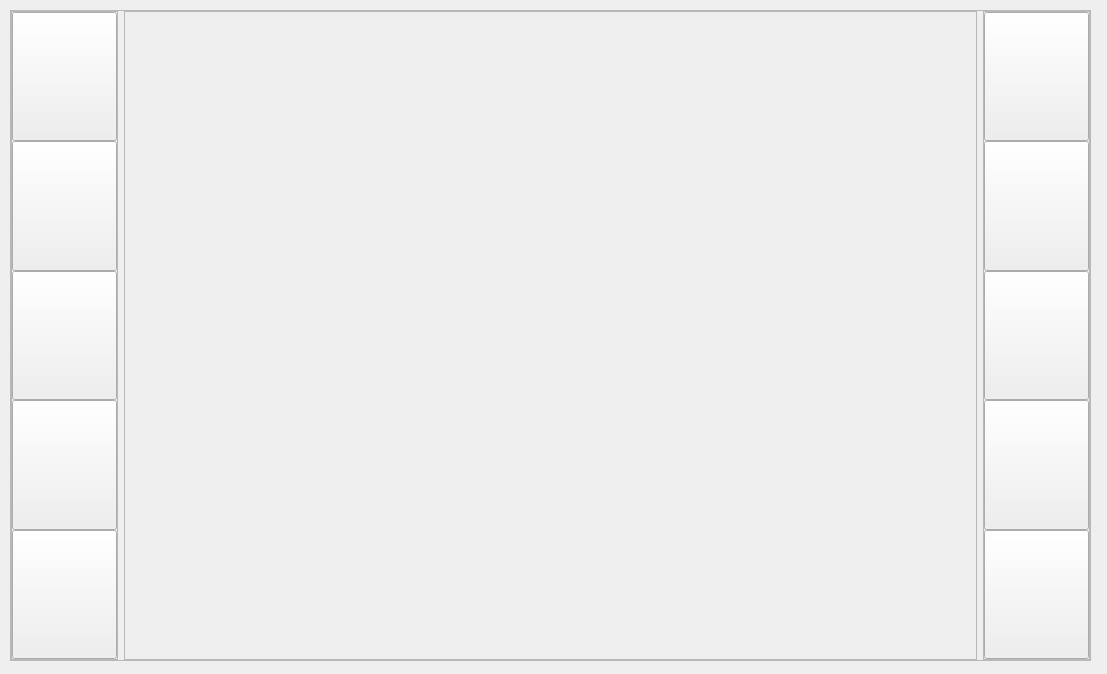
<?xml version="1.0" encoding="UTF-8"?>
<ui version="4.0">
 <class>CanastaMainWindow</class>
 <widget class="QMainWindow" name="CanastaMainWindow">
  <property name="geometry">
   <rect>
    <x>0</x>
    <y>0</y>
    <width>1107</width>
    <height>674</height>
   </rect>
  </property>
  <property name="windowTitle">
   <string>CanastaMainWindow</string>
  </property>
  <widget class="QWidget" name="canastaCentralWidget">
   <widget class="QFrame" name="mainFrame">
    <property name="geometry">
     <rect>
      <x>10</x>
      <y>10</y>
      <width>1081</width>
      <height>651</height>
     </rect>
    </property>
    <property name="frameShape">
     <enum>QFrame::StyledPanel</enum>
    </property>
    <property name="frameShadow">
     <enum>QFrame::Sunken</enum>
    </property>
    <layout class="QHBoxLayout" name="horizontalLayout" stretch="10,80,10">
     <property name="leftMargin">
      <number>0</number>
     </property>
     <property name="topMargin">
      <number>0</number>
     </property>
     <property name="rightMargin">
      <number>0</number>
     </property>
     <property name="bottomMargin">
      <number>0</number>
     </property>
     <item>
      <widget class="QFrame" name="leftButtonsFrame">
       <property name="frameShape">
        <enum>QFrame::StyledPanel</enum>
       </property>
       <property name="frameShadow">
        <enum>QFrame::Raised</enum>
       </property>
       <layout class="QVBoxLayout" name="verticalLayout">
        <property name="spacing">
         <number>0</number>
        </property>
        <property name="leftMargin">
         <number>0</number>
        </property>
        <property name="topMargin">
         <number>0</number>
        </property>
        <property name="rightMargin">
         <number>0</number>
        </property>
        <property name="bottomMargin">
         <number>0</number>
        </property>
        <item>
         <widget class="QPushButton" name="leftPushButton1">
          <property name="sizePolicy">
           <sizepolicy hsizetype="Minimum" vsizetype="Expanding">
            <horstretch>0</horstretch>
            <verstretch>0</verstretch>
           </sizepolicy>
          </property>
          <property name="text">
           <string/>
          </property>
         </widget>
        </item>
        <item>
         <widget class="QPushButton" name="leftPushButton2">
          <property name="sizePolicy">
           <sizepolicy hsizetype="Minimum" vsizetype="Expanding">
            <horstretch>0</horstretch>
            <verstretch>0</verstretch>
           </sizepolicy>
          </property>
          <property name="text">
           <string/>
          </property>
         </widget>
        </item>
        <item>
         <widget class="QPushButton" name="leftPushButton3">
          <property name="sizePolicy">
           <sizepolicy hsizetype="Minimum" vsizetype="Expanding">
            <horstretch>0</horstretch>
            <verstretch>0</verstretch>
           </sizepolicy>
          </property>
          <property name="text">
           <string/>
          </property>
         </widget>
        </item>
        <item>
         <widget class="QPushButton" name="leftPushButton4">
          <property name="sizePolicy">
           <sizepolicy hsizetype="Minimum" vsizetype="Expanding">
            <horstretch>0</horstretch>
            <verstretch>0</verstretch>
           </sizepolicy>
          </property>
          <property name="text">
           <string/>
          </property>
         </widget>
        </item>
        <item>
         <widget class="QPushButton" name="leftPushButton5">
          <property name="sizePolicy">
           <sizepolicy hsizetype="Minimum" vsizetype="Expanding">
            <horstretch>0</horstretch>
            <verstretch>0</verstretch>
           </sizepolicy>
          </property>
          <property name="text">
           <string/>
          </property>
         </widget>
        </item>
       </layout>
      </widget>
     </item>
     <item>
      <widget class="QFrame" name="centralFrame">
       <property name="frameShape">
        <enum>QFrame::StyledPanel</enum>
       </property>
       <property name="frameShadow">
        <enum>QFrame::Raised</enum>
       </property>
      </widget>
     </item>
     <item>
      <widget class="QFrame" name="rightButtonsFrame">
       <property name="frameShape">
        <enum>QFrame::StyledPanel</enum>
       </property>
       <property name="frameShadow">
        <enum>QFrame::Raised</enum>
       </property>
       <layout class="QVBoxLayout" name="verticalLayout_2">
        <property name="spacing">
         <number>0</number>
        </property>
        <property name="leftMargin">
         <number>0</number>
        </property>
        <property name="topMargin">
         <number>0</number>
        </property>
        <property name="rightMargin">
         <number>0</number>
        </property>
        <property name="bottomMargin">
         <number>0</number>
        </property>
        <item>
         <widget class="QPushButton" name="rightPushButton1">
          <property name="sizePolicy">
           <sizepolicy hsizetype="Minimum" vsizetype="Expanding">
            <horstretch>0</horstretch>
            <verstretch>0</verstretch>
           </sizepolicy>
          </property>
          <property name="text">
           <string/>
          </property>
         </widget>
        </item>
        <item>
         <widget class="QPushButton" name="rightPushButton2">
          <property name="sizePolicy">
           <sizepolicy hsizetype="Minimum" vsizetype="Expanding">
            <horstretch>0</horstretch>
            <verstretch>0</verstretch>
           </sizepolicy>
          </property>
          <property name="text">
           <string/>
          </property>
         </widget>
        </item>
        <item>
         <widget class="QPushButton" name="rightPushButton3">
          <property name="sizePolicy">
           <sizepolicy hsizetype="Minimum" vsizetype="Expanding">
            <horstretch>0</horstretch>
            <verstretch>0</verstretch>
           </sizepolicy>
          </property>
          <property name="text">
           <string/>
          </property>
         </widget>
        </item>
        <item>
         <widget class="QPushButton" name="rightPushButton4">
          <property name="sizePolicy">
           <sizepolicy hsizetype="Minimum" vsizetype="Expanding">
            <horstretch>0</horstretch>
            <verstretch>0</verstretch>
           </sizepolicy>
          </property>
          <property name="text">
           <string/>
          </property>
         </widget>
        </item>
        <item>
         <widget class="QPushButton" name="rightPushButton5">
          <property name="sizePolicy">
           <sizepolicy hsizetype="Minimum" vsizetype="Expanding">
            <horstretch>0</horstretch>
            <verstretch>0</verstretch>
           </sizepolicy>
          </property>
          <property name="text">
           <string/>
          </property>
         </widget>
        </item>
       </layout>
      </widget>
     </item>
    </layout>
   </widget>
  </widget>
 </widget>
 <layoutdefault spacing="6" margin="11"/>
 <resources/>
 <connections/>
</ui>
